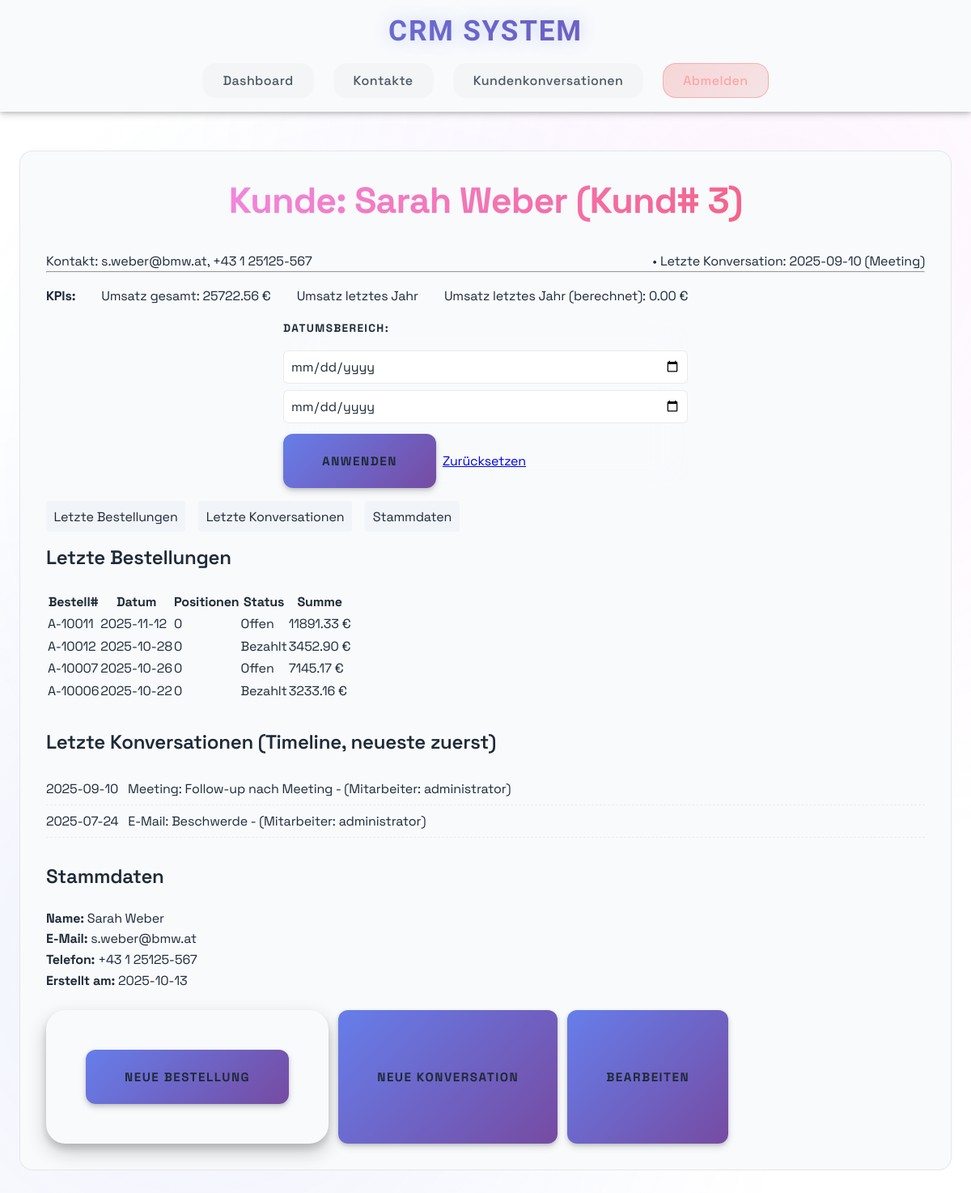
/customers/3 (signed in), run on an earlier commit of the app's database.
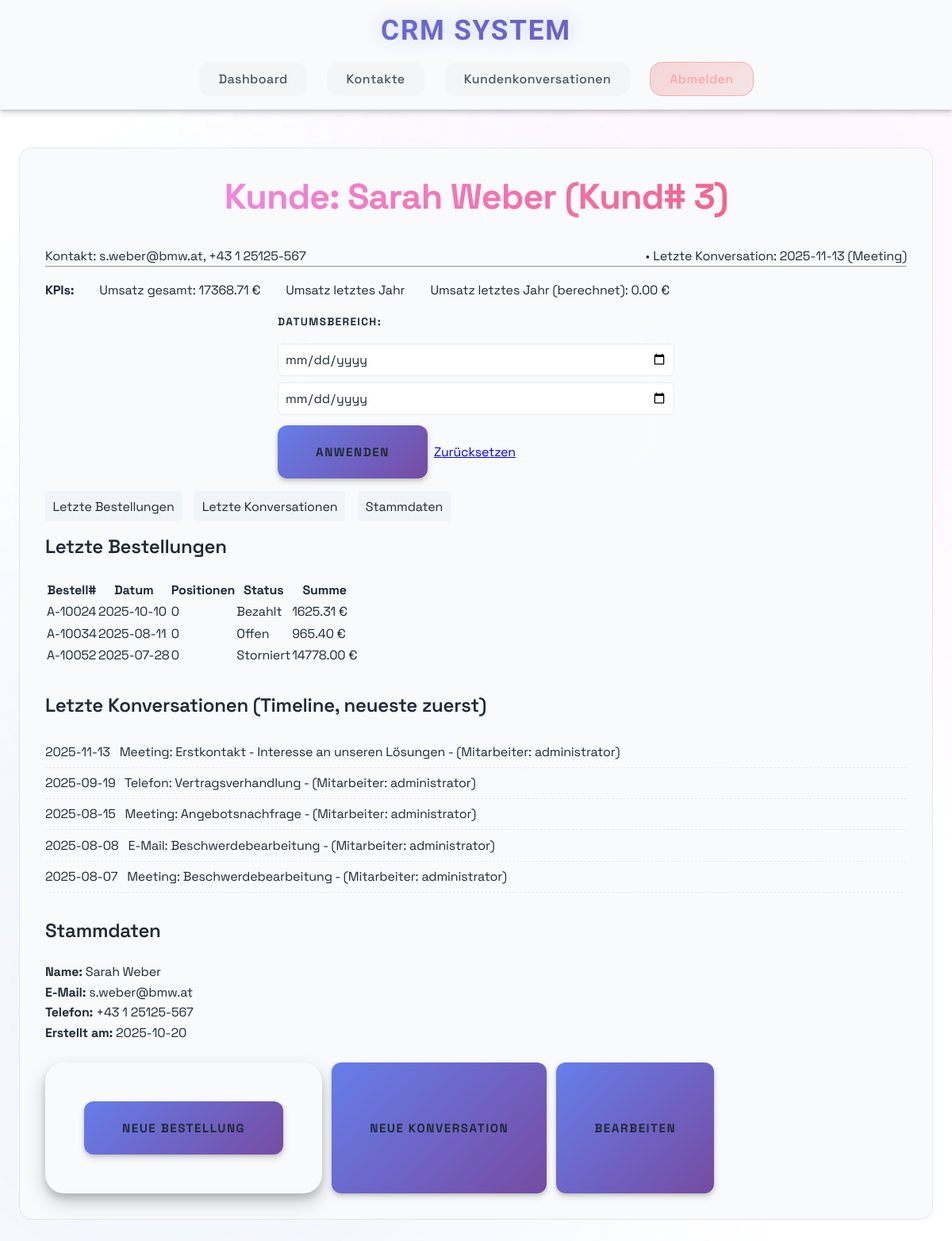
And on a later commit of the database.
### models.py (models this page shows)
class Conversation(db.Model):
    __tablename__ = "conversations"
    id = db.Column(Integer, primary_key=True, autoincrement=True)
    customer_id = db.Column(Integer, ForeignKey("customers.id", ondelete="CASCADE"), nullable=False)
    user_id = db.Column(Integer, ForeignKey("users.id"))
    channel = db.Column(
        SAEnum("Telefon", "E-Mail", "Meeting", "Chat", name="conversation_channel", native_enum=False, create_constraint=True, validate_strings=True),
        nullable=False,
    )
    subject = db.Column(String(255))
    notes = db.Column(Text)
    conversation_time = db.Column(DateTime, nullable=False)
    customer = db.relationship("Customer", back_populates="conversations")
    user = db.relationship("User", back_populates="conversations")
    __table_args__ = (
        Index("idx_conversations_time", "conversation_time"),
        Index("idx_conversations_customer_time", "customer_id", "conversation_time"),
    )

class Order(db.Model):
    __tablename__ = "orders"
    id = db.Column(Integer, primary_key=True, autoincrement=True)
    customer_id = db.Column(Integer, ForeignKey("customers.id", ondelete="CASCADE"), nullable=False)
    order_date = db.Column(DateTime, nullable=False)
    status = db.Column(
        SAEnum("Offen", "Bezahlt", "Storniert", name="order_status", native_enum=False, create_constraint=True, validate_strings=True),
        nullable=False,
        default="Offen",
    )
    total_amount = db.Column(Numeric(10, 2), nullable=False)
    customer = db.relationship("Customer", back_populates="orders")
    items = db.relationship("OrderItem", back_populates="order", cascade="all, delete-orphan")
    __table_args__ = (
        Index("idx_orders_date", "order_date"),
        Index("idx_orders_customer_date", "customer_id", "order_date"),
    )

class User(db.Model):
    __tablename__ = "users"
    id = db.Column(Integer, primary_key=True, autoincrement=True)
    name = db.Column(String(100), nullable=False)
    email = db.Column(String(255), unique=True)
    password_hash = db.Column(String(255))
    role = db.Column(
        SAEnum("Schüler", "Lehrer", "Admin", name="user_role", native_enum=False, create_constraint=True, validate_strings=True),
        nullable=True,
        default="Schüler",
    )
    conversations = db.relationship("Conversation", back_populates="user")

class Customer(db.Model):
    __tablename__ = "customers"
    id = db.Column(Integer, primary_key=True, autoincrement=True)
    first_name = db.Column(String(100), nullable=False)
    last_name = db.Column(String(100), nullable=False)
    email = db.Column(String(255), unique=True)
    phone = db.Column(String(50))
    created_at = db.Column(DateTime, default=datetime.utcnow, nullable=False)
    orders = db.relationship("Order", back_populates="customer", cascade="all, delete-orphan")
    conversations = db.relationship("Conversation", back_populates="customer", cascade="all, delete-orphan")

### app.py (the view)
@app.route('/customers/<int:customer_id>')
@login_required
def customer_detail(customer_id):
    from datetime import datetime, timedelta
    from sqlalchemy import func
    customer = Customer.query.get_or_404(customer_id)
    start_str = request.args.get('start')
    end_str = request.args.get('end')
    start_dt = None
    end_dt = None
    try:
        if start_str:
            start_dt = datetime.fromisoformat(start_str)
        if end_str:
            end_dt = datetime.fromisoformat(end_str)
            end_dt = end_dt + timedelta(hours=23, minutes=59, seconds=59)
    except Exception:
        start_dt = None
        end_dt = None
    orders_query = Order.query.filter_by(customer_id=customer.id)
    if start_dt:
        orders_query = orders_query.filter(Order.order_date >= start_dt)
    if end_dt:
        orders_query = orders_query.filter(Order.order_date <= end_dt)
    recent_orders = orders_query.order_by(Order.order_date.desc()).limit(10).all()
    total_query = db.session.query(func.coalesce(func.sum(Order.total_amount), 0)).filter(Order.customer_id == customer.id)
    if start_dt:
        total_query = total_query.filter(Order.order_date >= start_dt)
    if end_dt:
        total_query = total_query.filter(Order.order_date <= end_dt)
    total_revenue = float(total_query.scalar() or 0)
    now = datetime.now()
    last_year_start = datetime(now.year - 1, 1, 1)
    last_year_end = datetime(now.year - 1, 12, 31, 23, 59, 59)
    last_year_query = db.session.query(func.coalesce(func.sum(Order.total_amount), 0)).filter(Order.customer_id == customer.id, Order.order_date >= last_year_start, Order.order_date <= last_year_end)
    revenue_last_year = float(last_year_query.scalar() or 0)
    conversations_list = Conversation.query.filter_by(customer_id=customer.id).order_by(Conversation.conversation_time.desc()).limit(10).all()
    last_conversation = Conversation.query.filter_by(customer_id=customer.id).order_by(Conversation.conversation_time.desc()).first()
    return render_template('customer_detail.html',
                           customer=customer,
                           recent_orders=recent_orders,
                           conversations_list=conversations_list,
                           total_revenue=total_revenue,
                           revenue_last_year=revenue_last_year,
                           last_conversation=last_conversation,
                           start=start_str,
                           end=end_str)

### app.py (called while the page is built)
def login_required(f):
    @wraps(f)
    def decorated_function(*args, **kwargs):
        if 'user_id' not in session:
            flash('Bitte loggen Sie sich zuerst ein')
            return redirect(url_for('index'))
        return f(*args, **kwargs)
    return decorated_function

### templates/customer_detail.html (shortened to what the changed rows need)
{% extends "base.html" %}
{% block content %}
<div class="detail-card">
    <h2>Kunde: {{ customer.first_name }} {{ customer.last_name }} (Kund# {{ customer.id }})</h2>
    <div class="detail-row">
        <div class="contact-inline">
            Kontakt: {{ customer.email or '—' }}, {{ customer.phone or '—' }}
        </div>
        <div class="last-contact-inline">
            {% if last_conversation %}
                • Letzte Konversation: {{ last_conversation.conversation_time.strftime('%Y-%m-%d') }} ({{ last_conversation.channel }})
            {% else %}
                • Keine Konversation vorhanden
            {% endif %}
        </div>
    </div>
    <hr>
    <div class="kpis">
        <div><strong>KPIs:</strong></div>
        <div>Umsatz gesamt: {{ "{:.2f}".format(total_revenue) }} €</div>
        <div>Umsatz letztes Jahr</div>
        <div>Umsatz letztes Jahr (berechnet): {{ "{:.2f}".format(revenue_last_year) }} €</div>
    </div>
    <form method="GET" action="{{ url_for('customer_detail', customer_id=customer.id) }}" class="date-range-form">
        <label>Datumsbereich:</label>
        <input type="date" name="start" value="{{ start or '' }}">
        <input type="date" name="end" value="{{ end or '' }}">
        <button type="submit" class="btn btn-primary">Anwenden</button>
        <a class="btn btn-secondary" href="{{ url_for('customer_detail', customer_id=customer.id) }}">Zurücksetzen</a>
    </form>
    <div class="tabs">
        <a href="#orders" class="tab">Letzte Bestellungen</a>
        <a href="#contacts" class="tab">Letzte Konversationen</a>
        <a href="#master" class="tab">Stammdaten</a>
    </div>
    <section id="orders">
        <h3>Letzte Bestellungen</h3>
        <div class="table-container">
            <table class="data-table">
                <thead>
                    <tr>
                        <th>Bestell#</th>
                        <th>Datum</th>
                        <th>Positionen</th>
                        <th>Status</th>
                        <th>Summe</th>
                    </tr>
                </thead>
                <tbody>
                    {% for order in recent_orders %}
                    <tr>
                        <td>{{ 'A-' ~ (10000 + order.id) }}</td>
                        <td>{{ order.order_date.strftime('%Y-%m-%d') }}</td>
                        <td>{{ order.items|length }}</td>
                        <td>{{ order.status }}</td>
                        <td>{{ "{:.2f}".format(order.total_amount) }} €</td>
                    </tr>
                    {% else %}
                    <tr>
                        <td colspan="5" class="empty-state">Keine Bestellungen gefunden.</td>
                    </tr>
                    {% endfor %}
                </tbody>
            </table>
        </div>
    </section>
    <section id="contacts" style="margin-top:2rem;">
        <h3>Letzte Konversationen (Timeline, neueste zuerst)</h3>
        <ul class="timeline">
            {% for c in conversations_list %}
            <li>
                {{ c.conversation_time.strftime('%Y-%m-%d') }} &nbsp; {{ c.channel }}: {{ c.subject or c.notes[:60] }} {% if c.user %} - (Mitarbeiter: {{ c.user.name }}){% endif %}
            </li>
            {% else %}
            <li>Keine Konversationen gefunden.</li>
            {% endfor %}
        </ul>
    </section>
    <section id="master" style="margin-top:2rem;">
        <h3>Stammdaten</h3>
        <div><strong>Name:</strong> {{ customer.first_name }} {{ customer.last_name }}</div>
        <div><strong>E-Mail:</strong> {{ customer.email or '-' }}</div>
        <div><strong>Telefon:</strong> {{ customer.phone or '-' }}</div>
        <div><strong>Erstellt am:</strong> {{ customer.created_at.strftime('%Y-%m-%d') if customer.created_at else 'N/A' }}</div>
    </section>
    <div class="actions" style="margin-top:1.5rem; display:flex; gap:0.75rem;">
        <form method="POST" action="{{ url_for('create_order') }}" style="display:inline-block; margin:0;">
        </form>
        <button type="button" class="btn btn-primary" onclick="showAddConversationForm()">Neue Konversation</button>
        <button type="button" class="btn btn-secondary" onclick="showEditCustomerForm()">Bearbeiten</button>
    </div>
</div>
{% endblock %}

What changed in the data, as far as the page shows it:
no longer on this page (row edited): Conversation: conversation_time "2025-09-10", channel "Meeting", subject "Follow-up nach Meeting", user.name "administrator"
no longer on this page (row edited): Order: id "A-10011", order_date "2025-11-12", items|length "0", status "Offen", total_amount "11891.33"
no longer on this page (row edited): Order: id "A-10012", order_date "2025-10-28", items|length "0", status "Bezahlt", total_amount "3452.90"
no longer on this page (row edited): Order: id "A-10007", order_date "2025-10-26", items|length "0", status "Offen", total_amount "7145.17"
no longer on this page (row edited): Order: id "A-10006", order_date "2025-10-22", items|length "0", status "Bezahlt", total_amount "3233.16"
no longer on this page (row edited): Conversation: conversation_time "2025-07-24", channel "E-Mail", subject "Beschwerde", user.name "administrator"
changed Customer "Sarah": created_at "2025-10-13" → "2025-10-20"
now on this page (row edited): Conversation: conversation_time "2025-11-13", channel "Meeting", subject "Erstkontakt - Interesse an unseren Lösungen", user.name "administrator"
added Order: id "A-10024", order_date "2025-10-10", items|length "0", status "Bezahlt", total_amount "1625.31"
added Order: id "A-10034", order_date "2025-08-11", items|length "0", status "Offen", total_amount "965.40"
added Order: id "A-10052", order_date "2025-07-28", items|length "0", status "Storniert", total_amount "14778.00"
added Conversation: conversation_time "2025-09-19", channel "Telefon", subject "Vertragsverhandlung", user.name "administrator"
added Conversation: conversation_time "2025-08-15", channel "Meeting", subject "Angebotsnachfrage", user.name "administrator"
added Conversation: conversation_time "2025-08-08", channel "E-Mail", subject "Beschwerdebearbeitung", user.name "administrator"
now on this page (row edited): Conversation: conversation_time "2025-08-07", channel "Meeting", subject "Beschwerdebearbeitung", user.name "administrator"
Also different on the page:
{{ "{:.2f}".format(total_revenue) }}: "25722.56" → "17368.71"
